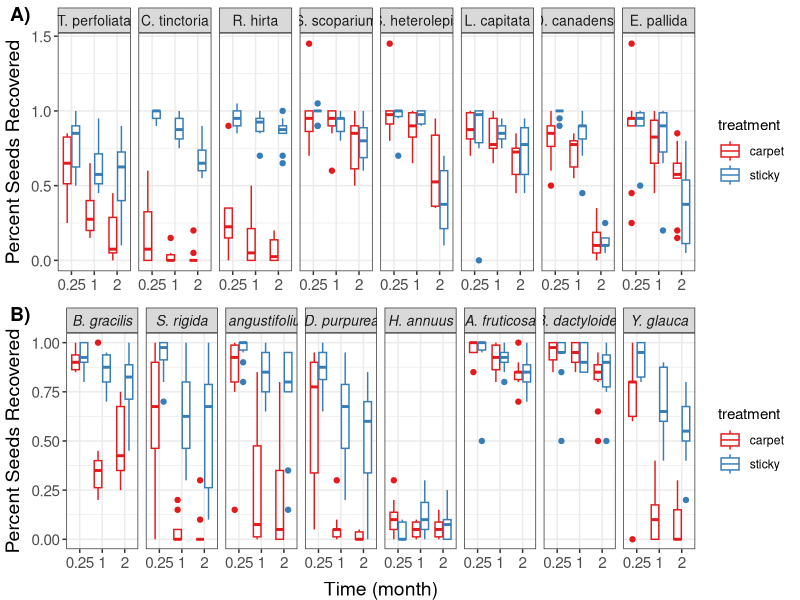

Write R code to recreate this figure. (Note: this script raises an error after producing the figure.)
## ---- chunk 1
# clear workspace
rm(list=ls())

# working directory
# set working directory to "source file location"

# libraries
library(tidyverse)
library(RColorBrewer)
library(cowplot)
library(glmmTMB)
library(ggeffects) #for ggpredict()
library(emmeans) # for post-sticky comparison

# data
mo <- read_csv("../data/L0/MO_seedrain_raw.csv")
mo_mass <- read_csv("../data/L0/MO_seedweight_raw.csv")

co <- read_csv("../data/L0/CO_seedrain_raw.csv")
co_mass <- read_csv("../data/L0/CO_seedweight_raw.csv")

## ---- chunk 2

# clean up treatment names and times

mo$time_month[mo$time_month == '1 month'] <- 1
mo$time_month[mo$time_month == '2 month'] <- 2
mo$time_month[mo$time_month == '1 week'] <- 0.25

mo$time_month <- as.numeric(mo$time_month)


# clean recovery data to just be the species we selected, not the extra 
#      seeds we caught throughout the experiment

mo_slim <- mo %>%
  filter(species == "LESCAP" | species == "DESCAN" | species == "TRIPER" |
         species == "SCHSCO" | species == "ECHANG" | species == "SPOHET" |
         species == "RUDHIR" | species == "CORTIN")


#we used ECHPAL, not ECHANG - so update data
mo_slim$species[mo_slim$species == 'ECHANG'] <- "ECHPAL"

# clean seed mass data

mo_mass_small <- mo_mass %>% 
  group_by(species) %>%
  dplyr::summarize(mean_1seed = mean(lot_mass_g)/25)

# rename species to match recovery data
mo_mass_small$species[mo_mass_small$species == 'RATPIN'] <- "RUDHIR"
mo_mass_small$species[mo_mass_small$species == 'ECHANG'] <- "ECHPAL"

## ---- chunk 3

# clean up treatment names and times

co$treatment[co$treatment == 's'] <- "sticky"
co$treatment[co$treatment == 'c'] <- "carpet"


# clean recovery data to just be the species we selected, not the extra 
#      seeds we caught throughout the experiment

co_slim <- co %>%
  filter(species != ("various"))

co_mass_small <- co_mass %>%
  pivot_longer(
    cols = afrut:yglau,
    names_to = "species",
    values_to = "mass"
  ) %>%
  group_by(species) %>%
  dplyr::summarize(mean_1seed = mean(mass)/25)


#rename species to match recovery data
co_mass_small$species[co_mass_small$species == 'afrut'] <- "a.fruticosa"
co_mass_small$species[co_mass_small$species == 'bdact'] <- "b.dactyloides"
co_mass_small$species[co_mass_small$species == 'bgrac'] <- "b.gracilis"
co_mass_small$species[co_mass_small$species == 'dpurp'] <- "d.purpurea"
co_mass_small$species[co_mass_small$species == 'hannu'] <- "h.annuus"
co_mass_small$species[co_mass_small$species == 'origi'] <- "s.rigida"
co_mass_small$species[co_mass_small$species == 'sangu'] <- "s.angustifolium"
co_mass_small$species[co_mass_small$species == 'yglau'] <- "y.glauca"

## ---- chunk 4
### Create full dataset with both sites

dat_all <- full_join(mo_slim, co_slim)

list(unique(dat_all$species))

# create a %consumed column

dat_all$pct_recovered <- dat_all$number_recovered/dat_all$number_original
dat_all$time_month <- as.factor(dat_all$time_month)


## ---- chunk 5

#size order
mo_raw <- subset(dat_all,site == "mo" & treatment != "post-sticky")
mo_raw$species <- factor(mo_raw$species, levels = c("TRIPER", "CORTIN", "RUDHIR", "SCHSCO", "SPOHET", "LESCAP", "DESCAN", "ECHPAL"), labels = c("T. perfoliata", "C. tinctoria", "R. hirta", "S. scoparium", "S. heterolepis", "L. capitata", "D. canadense", "E. pallida"))


mo_raw <- ggplot(mo_raw, aes(x = time_month, y = pct_recovered, color = treatment))+
  geom_boxplot()+
  facet_grid(cols = vars(species))+
  scale_color_brewer(palette = "Set1")+
  theme_bw()+
  ylab("Percent Seeds Recovered")+
  theme(strip.text.x = element_text(size = 10),
        axis.title.x = element_blank(),
        axis.title.y = element_text(size = 14, vjust = +1.5),
        axis.text.y = element_text(size = 11),
        axis.text.x = element_text(size = 11)
      )


#size order
co_raw <- subset(dat_all, site == "co")
co_raw$species <- factor(co_raw$species, levels = c("b.gracilis", "s.rigida", "s.angustifolium", "d.purpurea", "h.annuus", "a.fruticosa", "b.dactyloides", "y.glauca"), labels = c("B. gracilis", "S. rigida", "S. angustifolium", "D. purpurea", "H. annuus", "A. fruticosa", "B. dactyloides", "Y. glauca"))

co_raw <- ggplot(co_raw, aes(x = time_month, y = pct_recovered, color = treatment))+
  geom_boxplot()+
  facet_grid(cols = vars(species))+
  scale_color_brewer(palette = "Set1")+
  theme_bw()+
  ylab("Percent Seeds Recovered")+
  xlab("Time (month)")+
  theme(strip.text.x = element_text(size = 10, face = "italic"),
        axis.title.y = element_text(size = 14, vjust = +1.5),
        axis.title.x = element_text(size = 14, vjust = -0.75),
        axis.text.y = element_text(size = 11),
        axis.text.x = element_text(size = 11)
      )

plot_grid(mo_raw, co_raw, ncol = 1, labels = c("A)", "B)"))

## save figure
pdf("../figures/all_raw_data.pdf", width = 10, height = 8)

plot_grid(mo_raw, co_raw, ncol = 1, labels = c("A)", "B)"), align = "h", axis = "l")

invisible(dev.off())

## ---- chunk 6

# make relativized capture plot with carpet compared to sticky.

dat_small <- dat_all[,1:8]
dat_small <- subset(dat_small, treatment != "post-sticky")

dat_wide <- dat_small %>%
  pivot_wider(
    names_from = treatment,
    values_from = number_recovered
  )

dat_wide$LRR_removed <- log(dat_wide$sticky / dat_wide$carpet)

#size order
mo_wide <- subset(dat_wide, site == "mo")
mo_wide$species <- factor(mo_wide$species, levels = c("TRIPER", "CORTIN", "RUDHIR", "SCHSCO", "SPOHET", "LESCAP", "DESCAN", "ECHPAL"), labels = c("T. perfoliata", "C. tinctoria", "R. hirta", "S. scoparium", "S. heterolepis", "L. capitata", "D. canadense", "E. pallida"))


mo_rel <- ggplot(mo_wide, aes(x = time_month, y = LRR_removed))+
  geom_boxplot()+
  geom_hline(yintercept = 0, linetype = "dashed", color = "red")+
  facet_grid(cols = vars(species))+
  scale_color_brewer(palette = "Set1")+
  theme_bw()+
  ylab("Recovery Log Response Ratio")+
  theme(strip.text.x = element_text(size = 10, face = "italic"),
        axis.title.x = element_blank(),
        axis.title.y = element_text(size = 14, vjust = +1.5),
        axis.text.y = element_text(size = 11),
        axis.text.x = element_text(size = 11)
      )


#size order
co_wide <- subset(dat_wide, site == "co")
co_wide$species <- factor(co_wide$species, levels = c("b.gracilis", "s.rigida", "s.angustifolium", "d.purpurea", "h.annuus", "a.fruticosa", "b.dactyloides", "y.glauca"), labels = c("B. gracilis", "S. rigida", "S. angustifolium", "D. purpurea", "H. annuus", "A. fruticosa", "B. dactyloides", "Y. glauca"))

co_rel <- ggplot(co_wide, aes(x = time_month, y = LRR_removed))+
  geom_boxplot()+
  geom_hline(yintercept = 0, linetype = "dashed", color = "red")+
  facet_grid(cols = vars(species))+
  scale_color_brewer(palette = "Set1")+
  theme_bw()+
  ylab("Recovery Log Response Ratio")+
  xlab("Time (month)")+
  theme(strip.text.x = element_text(size = 10, face = "italic"),
        axis.title.y = element_text(size = 14, vjust = +1.5),
        axis.title.x = element_text(size = 14, vjust = -0.75),
        axis.text.y = element_text(size = 11),
        axis.text.x = element_text(size = 11)
      )

plot_grid(mo_rel, co_rel, ncol = 1, labels = c("A)", "B)"))


## save figure
pdf("../figures/all_relative_data.pdf", width = 10, height = 8)

plot_grid(mo_rel, co_rel, ncol = 1, labels = c("A)", "B)"), align = "h", axis = "l")

invisible(dev.off())

## ---- chunk 7
## data cleanup

# add seed mass data into big dataset.
mass_all <- rbind(mo_mass_small, co_mass_small)
dat_full <- left_join(dat_all, mass_all)

# make month numeric and fix month timing
dat_full$time_month <- as.numeric(dat_full$time_month)
dat_full$time_month[dat_full$time_month == 1] <- 0.25
dat_full$time_month[dat_full$time_month == 2] <- 1
dat_full$time_month[dat_full$time_month == 3] <- 2


# remove the post-sticky treatment from MO
dat_full <- subset(dat_full, treatment != "post-sticky")

# calculate the number not recovered
dat_full$number_lost <- dat_full$number_original - dat_full$number_recovered

# treatment as factor
dat_full$treatment <- as.factor(dat_full$treatment)

# site and block as factors
dat_full$site <- as.factor(dat_full$site)
dat_full$block <- as.factor(dat_full$block)
## ---- chunk 8
# Statistical Model
mod1 <- glmmTMB(pct_recovered ~ treatment * mean_1seed + time_month + (1|site/block), 
                data = dat_full, 
                weights = number_original, 
                family = binomial)
summary(mod1) 

## ---- chunk 9

#Predict the data from the statistical model
out.pred <- predict(mod1, type = 'response')


predicted <- data.frame(pred = out.pred,
                        mass = dat_full$mean_1seed,
                        time = dat_full$time_month,
                        treatment = dat_full$treatment,
                        num_rec = dat_full$number_recovered,
                        num_lost = dat_full$number_lost)

## summary stats
predicted %>%
  group_by(treatment) %>%
  dplyr::summarize(mean_recovered = mean(pred),
                   sd_recovered = sd(pred))


palatte <- c("#CC79A7","#E69F00" )

predicted$treatment <- factor(predicted$treatment, levels = c("carpet", "sticky"), labels = c("astroturf", "sticky"))



#graph predicted data and binomial smooths
mass <- ggplot(predicted, aes(x = mass, y = pred, 
                     color = treatment))+
          geom_point(position = position_jitter(width = 0.0002), alpha = 0.5)+
          theme_bw()+
          scale_colour_manual(values = palatte)+
          labs(y= "Proportion of Seeds Recovered", x = "Seed mass", color = "Trap Type")+ 
          stat_smooth(method = "glm", 
                      method.args = list(family = "binomial"))+  
          theme(axis.title.y = element_text(size = 14, vjust = +1.5),
                axis.title.x = element_text(size = 14, vjust = -0.75),
                axis.text.y = element_text(size = 11),
                axis.text.x = element_text(size = 11)
      )

mass

## save figure
pdf("../figures/recovery_by_mass2.pdf", width = 6, height = 5)

mass

invisible(dev.off())

## ---- chunk 10

# Contrasts for different seed masses
EM <- emmeans::emmeans(mod1, ~treatment |mean_1seed, at = list(mean_1seed = c(0)))
pairs(EM) ### average results over random effects ##

EM2 <- emmeans::emmeans(mod1, ~treatment |mean_1seed, at = list(mean_1seed = c(0.02)))
pairs(EM2) ### average results over random effects ##

## ---- chunk 11

dat_full_renamed <- dat_full %>%
  mutate(Month = time_month) %>%
  select(-time_month)
mod2 <- glmmTMB(pct_recovered ~ treatment * mean_1seed + Month + (1|site/block), 
                data = dat_full_renamed, 
                weights = number_original, 
                family = binomial)
summary(mod2) 
# Predicted figure for all factors
pred <- ggpredict(mod2, terms=c("mean_1seed", "treatment", "site", "Month"), type="random")

pred$facet <- ifelse(pred$facet == "mo", "Missouri", "Colorado")
pred_all <- plot(pred) +
  labs(x="Seed mass (g)", y="Percent Recovered", color = "Trap Type") +
  ggtitle("") +
  scale_color_manual(values = c("#CC79A7","#E69F00" ), labels = c("astroturf", "sticky")) +
  scale_fill_manual(values = c("#CC79A7","#E69F00" )) +  
          theme(axis.title.y = element_text(size = 14, vjust = +1.5),
                axis.title.x = element_text(size = 11, vjust = -0.75),
                axis.text.y = element_text(size = 11),
                axis.text.x = element_text(size = 11, angle=45, vjust=.7))
      
pred_all


## save figure
pdf("../figures/all_predicted.pdf", width = 5, height = 6)

pred_all

invisible(dev.off())

## ---- chunk 12
dat_test <- dat_all[,1:8]
dat_test <- subset(dat_test, site == "mo" & time_month == 1)

dat_test$pct_recovered <- dat_test$number_recovered/dat_test$number_original

ggplot(dat_test, aes(x = treatment, y = pct_recovered))+
  geom_boxplot()+
  theme_bw()


mod2 <- glmmTMB(pct_recovered ~ treatment + (1|block) + (1|species), 
                data = dat_test, 
                family = binomial)
summary(mod2) 
emmeans(mod2, pairwise~treatment)
